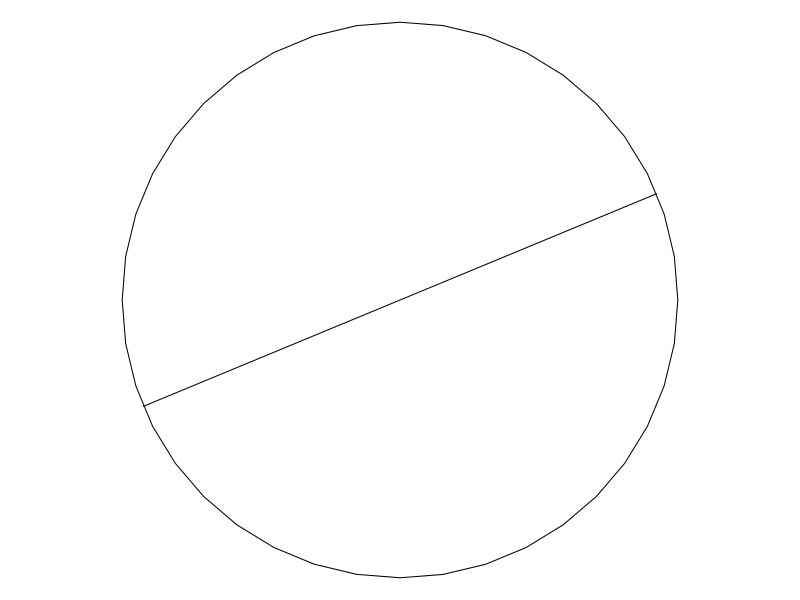
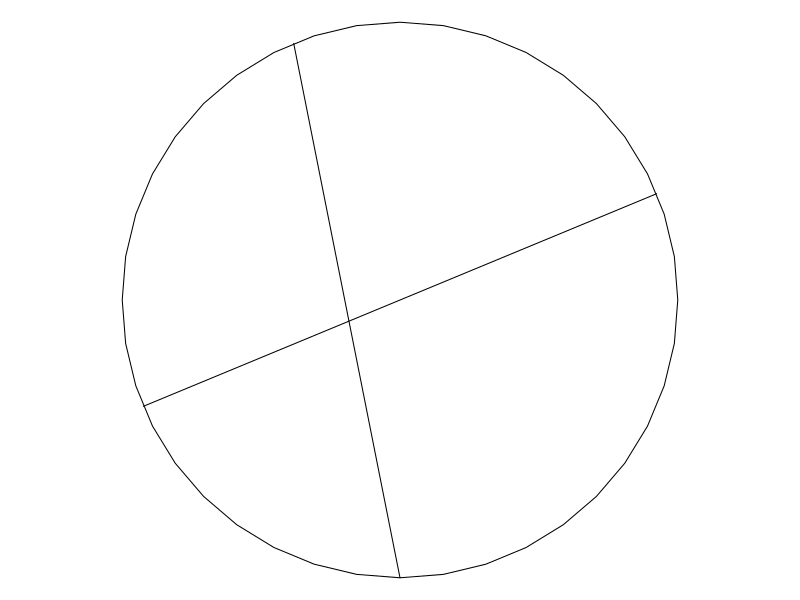
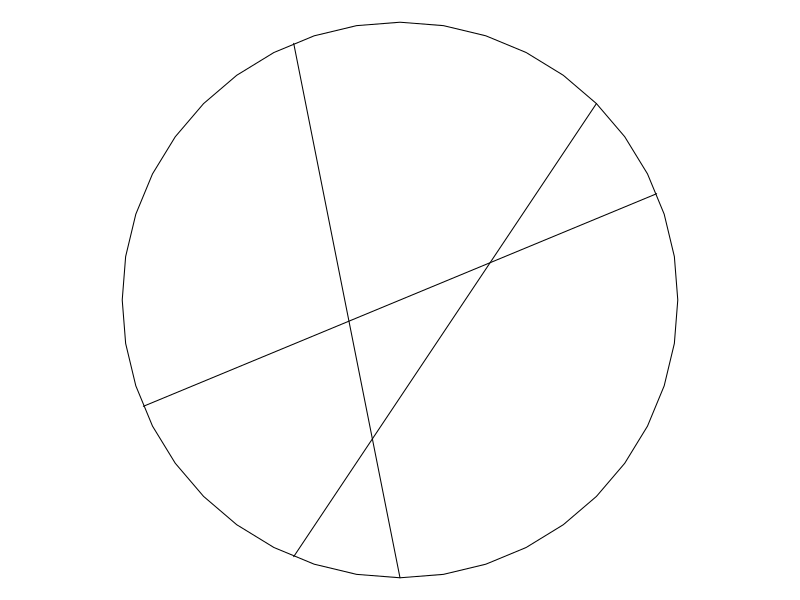
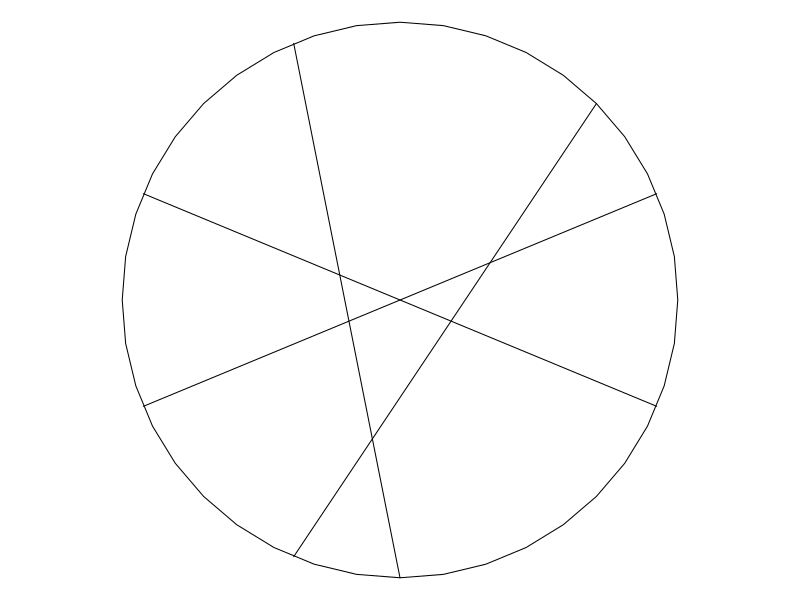
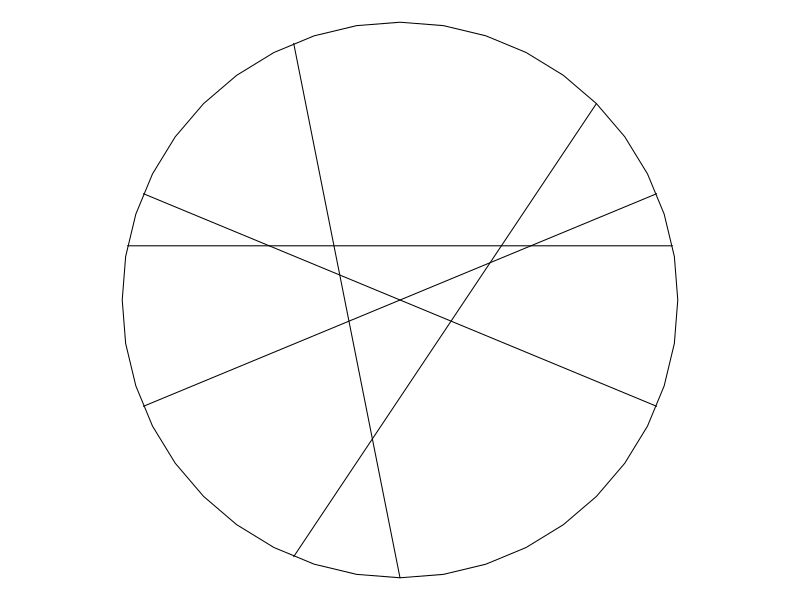

These figures' R source, in order:
## ---- chunk 1
th=seq(0,2*pi,pi/20)
par(mar=c(0,0,0,0),pty="s")
plot(cos(th),sin(th),"l",xlim=c(-1,1),ylim=c(-1,1),ann=F,axes=F)
th2 = c(pi/8,9*pi/8)
lines(cos(th2),sin(th2))
## ---- chunk 2
th=seq(0,2*pi,pi/20)
par(mar=c(0,0,0,0),pty="s")
plot(cos(th),sin(th),"l",xlim=c(-1,1),ylim=c(-1,1),ann=F,axes=F)
th3 = c(5*pi/8,12*pi/8)
lines(cos(th2),sin(th2))
lines(cos(th3),sin(th3))
## ---- chunk 3
th=seq(0,2*pi,pi/20)
par(mar=c(0,0,0,0),pty="s")
plot(cos(th),sin(th),"l",xlim=c(-1,1),ylim=c(-1,1),ann=F,axes=F)
th4 = c(11*pi/8,2*pi/8)
lines(cos(th2),sin(th2))
lines(cos(th3),sin(th3))
lines(cos(th4),sin(th4))
## ---- chunk 4
th=seq(0,2*pi,pi/20)
par(mar=c(0,0,0,0),pty="s")
plot(cos(th),sin(th),"l",xlim=c(-1,1),ylim=c(-1,1),ann=F,axes=F)
th5 = c(7*pi/8,15*pi/8)
lines(cos(th2),sin(th2))
lines(cos(th3),sin(th3))
lines(cos(th4),sin(th4))
lines(cos(th5),sin(th5))
## ---- chunk 5
th=seq(0,2*pi,pi/20)
par(mar=c(0,0,0,0),pty="s")
plot(cos(th),sin(th),"l",xlim=c(-1,1),ylim=c(-1,1),ann=F,axes=F)
th6 = c(7.5*pi/8,0.5*pi/8)
lines(cos(th2),sin(th2))
lines(cos(th3),sin(th3))
lines(cos(th4),sin(th4))
lines(cos(th5),sin(th5))
lines(cos(th6),sin(th6))
